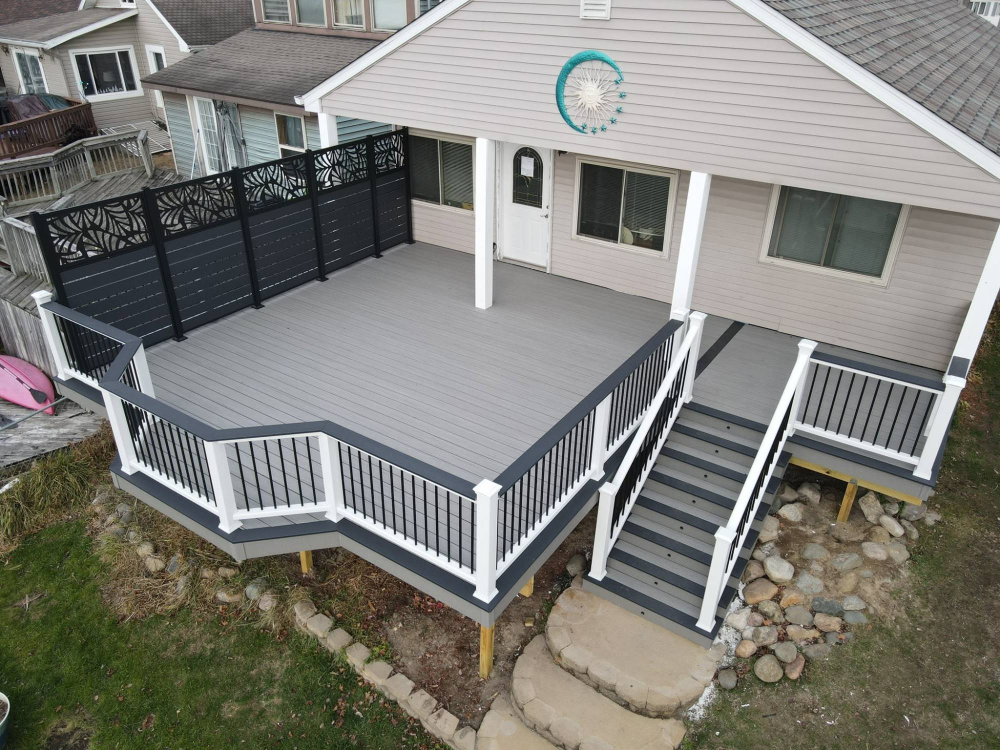
#> input picture assets-src/uploads/batch-01/3.jpg, 2000 x 1500 px (shown at 1/2 size)
$ python process-images.py
#> lines starting #> are read from the running program, lines starting #| are printed output that depends on the picture
#!/usr/bin/env python3
"""Generate optimized, responsive website images from the originals in assets-src/.

Run from the project root:  python3 scripts/process-images.py
Requires Pillow >= 11 with AVIF support (pip install pillow).

Outputs (committed, so Netlify builds need no image tooling):
  src/assets/img/photos/<name>-<width>.{avif,jpg}
  src/assets/img/brand/*            logo, emblem, favicons
  src/assets/img/og-default.jpg     1200x630 social sharing image
  src/data/images.json              manifest consumed by the HTML build
"""
import json
from pathlib import Path

from PIL import Image, ImageDraw, ImageFilter, ImageOps

ROOT = Path(__file__).resolve().parent.parent
SRC_PHOTOS = ROOT / "assets-src" / "photos"
SRC_BRAND = ROOT / "assets-src" / "brand"
OUT_PHOTOS = ROOT / "src" / "assets" / "img" / "photos"
OUT_BRAND = ROOT / "src" / "assets" / "img" / "brand"
MANIFEST = ROOT / "src" / "data" / "images.json"

# 320w serves project-card thumbnails (shown ~72 CSS px wide, so 320 covers 4x DPR).
DEFAULT_WIDTHS = [320, 640, 1024, 1600]
HERO_WIDTHS = [320, 640, 768, 1024, 1600, 2000]  # 768w: phones at ~1.75-2x DPR

# Per-image processing. "crop" is (left, top, right, bottom) on the original.
PHOTOS = {
    # ---- DK Quality Construction's own project photos (client uploads; originals untouched) ----
    # Batch 1 — see project-assets-manifest.json for IDs.
    "project-deck-aerial-privacy-screen": {"src": "assets-src/uploads/batch-01/3.jpg", "widths": HERO_WIDTHS},
    # Phone crop of this aerial (crop (520, 0, 1720, 1500)) retired when it stopped being the homepage hero.
    "project-deck-waterfront-covered": {"src": "assets-src/uploads/batch-01/2.jpg", "widths": HERO_WIDTHS},
    "project-deck-cedar-tone-stairs": {"src": "assets-src/uploads/batch-01/4.jpg"},
    "project-deck-gray-corner-stairs": {"src": "assets-src/uploads/batch-01/5.jpg"},
    "project-basement-remodel-built-ins": {"src": "assets-src/uploads/batch-01/1.jpg"},
    # Batch 2
    "project-deck-covered-stained-ceiling": {"src": "assets-src/uploads/batch-02/6.jpg"},
    "project-deck-covered-white-columns": {"src": "assets-src/uploads/batch-02/7.jpg"},
    "project-deck-brown-screened-porch": {"src": "assets-src/uploads/batch-02/8.jpg"},
    "project-kitchen-white-shaker-fridge-wall": {"src": "assets-src/uploads/batch-02/9.jpg"},
    "project-kitchen-white-shaker": {"src": "assets-src/uploads/batch-02/10.jpg", "widths": HERO_WIDTHS},
    # Batch 3
    "project-kitchen-white-shaker-range-wall": {"src": "assets-src/uploads/batch-03/11.jpg"},
    "project-deck-ground-level-brown-wide": {"src": "assets-src/uploads/batch-03/12.jpg", "widths": HERO_WIDTHS},
    "project-deck-ground-level-brown-corner": {"src": "assets-src/uploads/batch-03/13.jpg"},
    "project-deck-ground-level-brown-house": {"src": "assets-src/uploads/batch-03/14.jpg"},
    "project-deck-pergola-white-railings": {"src": "assets-src/uploads/batch-03/15.jpg"},
    # Batch 4
    "project-stairs-landing-brick-wide": {"src": "assets-src/uploads/batch-04/16.jpg"},
    "project-deck-pressure-treated-black-rail": {"src": "assets-src/uploads/batch-04/17.jpg"},
    "project-stairs-landing-brick-close": {"src": "assets-src/uploads/batch-04/18.jpg"},
    "project-deck-pond-platform": {"src": "assets-src/uploads/batch-04/19.jpg"},
    "project-deck-aerial-screened-room": {"src": "assets-src/uploads/batch-04/20.jpg", "widths": HERO_WIDTHS},
    # Phone crop of this aerial (crop (420, 0, 1620, 1500)) retired when it stopped being the homepage hero.
    # Batch 5
    "project-deck-aerial-built-in-benches": {"src": "assets-src/uploads/batch-05/21.jpg", "widths": HERO_WIDTHS},
    # Homepage hero on phones now shows the full 4:3 aerial as a band above the copy, so no portrait crop is needed.
    "project-deck-brown-black-rail-patio": {"src": "assets-src/uploads/batch-05/22.jpg"},
    "project-deck-above-ground-pool": {"src": "assets-src/uploads/batch-05/23.jpg"},
    "project-deck-pressure-treated-wood-rail": {"src": "assets-src/uploads/batch-05/24.jpg"},
    "project-deck-white-rail-dark-skirting": {"src": "assets-src/uploads/batch-05/25.jpg"},
    # Batch 6
    "project-porch-deck-built-in-benches": {"src": "assets-src/uploads/batch-06/26.jpg"},
    "project-deck-planters-pond": {"src": "assets-src/uploads/batch-06/27.jpg"},
    "project-deck-aerial-covered-porch-privacy-wall": {"src": "assets-src/uploads/batch-06/28.jpg", "widths": HERO_WIDTHS},
    "project-covered-patio-gable-roof": {"src": "assets-src/uploads/batch-06/29.jpg"},
    "project-screened-room-lake-view": {"src": "assets-src/uploads/batch-06/30.jpg"},
    # Batch 7
    "project-deck-lakeside-dining-level": {"src": "assets-src/uploads/batch-07/31.jpg"},
    "project-deck-lakeside-screened-room-yard": {"src": "assets-src/uploads/batch-07/32.jpg"},
    "project-porch-floor-composite-columns": {"src": "assets-src/uploads/batch-07/33.jpg"},
    "project-deck-ground-level-picture-frame-dusk": {"src": "assets-src/uploads/batch-07/34.jpg"},
    "project-deck-gray-white-rail-side-yard": {"src": "assets-src/uploads/batch-07/35.jpg"},
    # Batch 8
    "project-deck-gray-white-rail-patio-door": {"src": "assets-src/uploads/batch-08/36.jpg"},
    "project-deck-brown-angled-picture-frame": {"src": "assets-src/uploads/batch-08/37.jpg"},
    "project-deck-pressure-treated-pavilion": {"src": "assets-src/uploads/batch-08/38.jpg"},
    "project-deck-aerial-stone-home-stairs": {"src": "assets-src/uploads/batch-08/39.jpg"},
    "project-deck-composite-pavilion": {"src": "assets-src/uploads/batch-08/40.jpg"},
    # Batch 9
    "project-deck-aerial-covered-porch-close": {"src": "assets-src/uploads/batch-09/41.jpg"},
    "project-deck-composite-pavilion-stairs": {"src": "assets-src/uploads/batch-09/42.jpg"},
    "project-porch-floor-brick-ranch": {"src": "assets-src/uploads/batch-09/43.jpg"},
    "project-deck-aerial-box-steps-trailer": {"src": "assets-src/uploads/batch-09/44.jpg", "widths": HERO_WIDTHS},
    "project-deck-pressure-treated-raised-woods": {"src": "assets-src/uploads/batch-09/45.jpg"},
    # Batch 10 (47.jpg is a byte-identical duplicate of batch-06/28.jpg — not reprocessed)
    "project-deck-lakefront-cable-rail": {"src": "assets-src/uploads/batch-10/46.jpg"},
    "project-porch-deck-built-in-benches-aerial": {"src": "assets-src/uploads/batch-10/48.jpg", "widths": HERO_WIDTHS},
    "project-porch-cabin-wraparound": {"src": "assets-src/uploads/batch-10/49.jpg"},
    "project-deck-large-composite-two-tone": {"src": "assets-src/uploads/batch-10/50.jpg"},
    # Batch 11 (52.jpg is a recompressed near-duplicate of batch-05/25.jpg — not reprocessed)
    "project-deck-large-composite-divider-trailer": {"src": "assets-src/uploads/batch-11/51.jpg"},
    "project-deck-aerial-sunroom-planters": {"src": "assets-src/uploads/batch-11/53.jpg"},
    "project-deck-gray-pool-field-view": {"src": "assets-src/uploads/batch-11/54.jpg"},
    "project-deck-aerial-pressure-treated-multi-zone": {"src": "assets-src/uploads/batch-11/55.jpg", "widths": HERO_WIDTHS},
    # Batch 12
    "project-deck-pressure-treated-multi-zone-aerial-wide": {"src": "assets-src/uploads/batch-12/56.jpg", "widths": HERO_WIDTHS},
    "project-deck-pressure-treated-multi-zone-yard": {"src": "assets-src/uploads/batch-12/57.jpg"},
    "project-bathroom-tub-subway-tile": {"src": "assets-src/uploads/batch-12/58.jpg"},
    "project-bathroom-tub-closet-shelves": {"src": "assets-src/uploads/batch-12/59.jpg"},
    "project-bathroom-vanity-niche": {"src": "assets-src/uploads/batch-12/60.jpg", "widths": HERO_WIDTHS},
    # Batch 13
    "project-bathroom-vanity-niche-alt": {"src": "assets-src/uploads/batch-13/61.jpg"},
    "project-deck-pressure-treated-pool-hot-tub": {"src": "assets-src/uploads/batch-13/62.jpg"},
    "project-deck-pressure-treated-side-door": {"src": "assets-src/uploads/batch-13/63.jpg"},
    "project-deck-pressure-treated-stair-lights-night": {"src": "assets-src/uploads/batch-13/64.jpg"},
    "project-deck-composite-pool-two-level": {"src": "assets-src/uploads/batch-13/65.jpg"},
    # Batch 14
    "project-deck-composite-pool-two-level-poolside": {"src": "assets-src/uploads/batch-14/66.jpg"},
    "project-interior-shiplap-door-trim": {"src": "assets-src/uploads/batch-14/67.jpg"},
    "project-basement-bar-shiplap": {"src": "assets-src/uploads/batch-14/68.jpg"},
    "project-interior-stair-railing-iron": {"src": "assets-src/uploads/batch-14/69.jpg"},
    "project-basement-media-wall-built-ins": {"src": "assets-src/uploads/batch-14/70.jpg", "widths": HERO_WIDTHS},
    # Batch 15 (final)
    "project-basement-stairs-two-tone": {"src": "assets-src/uploads/batch-15/71.jpg"},
    "project-interior-fireplace-built-ins": {"src": "assets-src/uploads/batch-15/72.webp"},
    "project-porch-covered-gable-front": {"src": "assets-src/uploads/batch-15/73.webp", "widths": HERO_WIDTHS},
    "project-deck-covered-fan-bar-rail": {"src": "assets-src/uploads/batch-15/74.webp"},
    "project-deck-pool-aerial-two-level-gray": {"src": "assets-src/uploads/batch-15/75.webp"},
}


def save_variants(im: Image.Image, name: str, widths: list[int]) -> dict:
    out = []
    # Sources narrower than the largest target also get a native-width variant (no upscaling).
    if im.width < max(widths) and im.width not in widths:
        widths = sorted([w for w in widths if w < im.width] + [im.width])
    for w in widths:
        if w > im.width:
            continue
        h = round(im.height * w / im.width)
        resized = im.resize((w, h), Image.LANCZOS)
        # Light output sharpening to offset downscale softness.
        resized = resized.filter(ImageFilter.UnsharpMask(radius=0.6, percent=40, threshold=2))
        base = OUT_PHOTOS / f"{name}-{w}"
        resized.save(f"{base}.avif", quality=52, speed=4)
        resized.save(f"{base}.jpg", quality=78, optimize=True, progressive=True)
        out.append(w)
    return {"widths": out, "width": im.width, "height": im.height}


def process_photos() -> dict:
    OUT_PHOTOS.mkdir(parents=True, exist_ok=True)
    manifest = {}
    for name, opts in PHOTOS.items():
        src = ROOT / opts["src"] if "src" in opts else SRC_PHOTOS / f"{opts.get('source', name)}.jpg"
        im = Image.open(src)
#> im is the input picture: PIL image 2000x1500 RGB; mean R, G, B 126.6, 125.7, 119.5
        im = ImageOps.exif_transpose(im).convert("RGB")
        if "crop" in opts:
            im = im.crop(opts["crop"])
        manifest[name] = save_variants(im, name, opts.get("widths", DEFAULT_WIDTHS))
#> the loop in save_variants, `for w in widths:` made 6 passes
#> pass 1, in save_variants, `resized = im.resize((w, h), Image.LANCZOS)`:
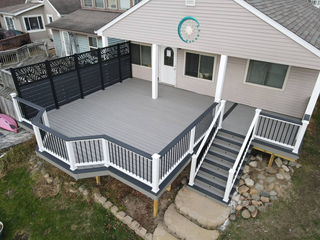
#> resized: PIL image 320x240 RGB; mean R, G, B 126.6, 125.7, 119.5
#> pass 2, in save_variants, `resized = im.resize((w, h), Image.LANCZOS)`:
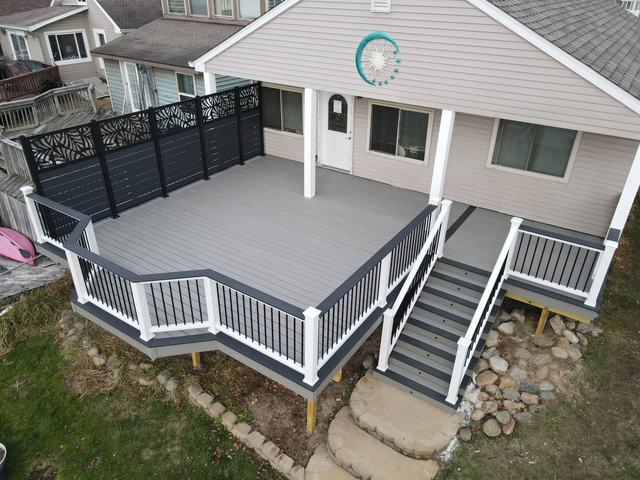
#> resized: PIL image 640x480 RGB; mean R, G, B 126.6, 125.7, 119.5
#> after the loop in save_variants, `for w in widths:`: out = [320, 640, 768, 1024, 1600, 2000]
        print(f"photo {name}: {manifest[name]}")
#| photo project-deck-aerial-privacy-screen: {'widths': [320, 640, 768, 1024, 1600, 2000], 'width': 2000, 'height': 1500}
#> pass 2 of the loop in process_photos, `for name, opts in PHOTOS.items():`:
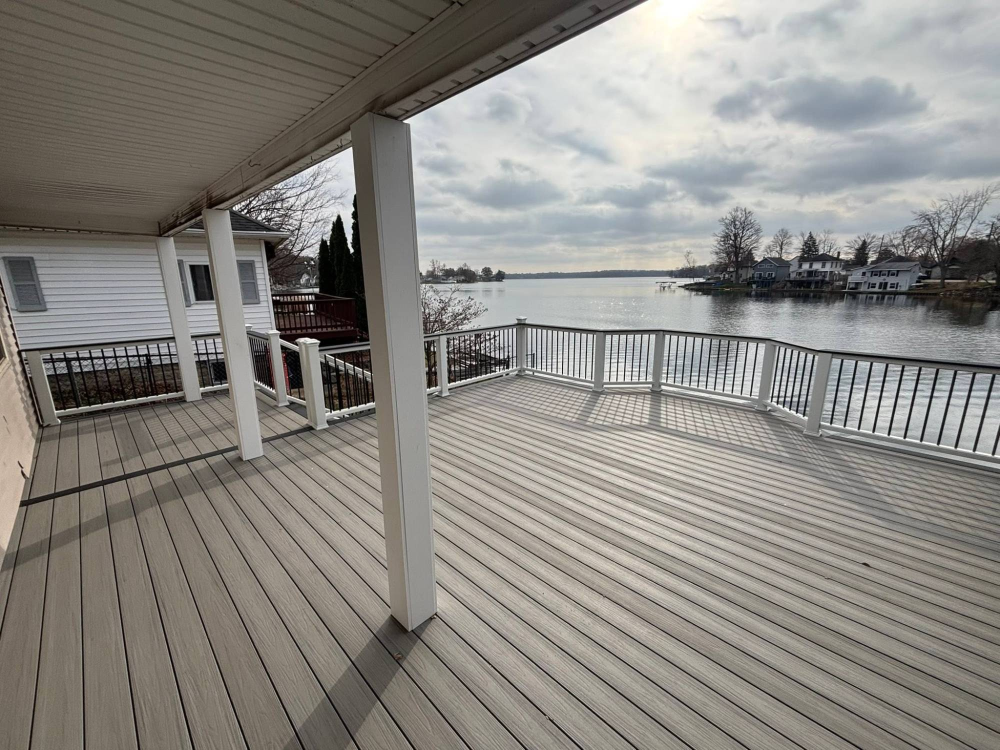
#> input picture assets-src/uploads/batch-01/2.jpg, 2000 x 1500 px (shown at 1/2 size)
#> in process_photos, im is the input picture: PIL image 2000x1500 RGB; mean R, G, B 139.3, 136.2, 130.8
#> the loop in save_variants (call 2), `for w in widths:` made 6 passes
#> pass 1, in save_variants (call 2), `resized = im.resize((w, h), Image.LANCZOS)`:
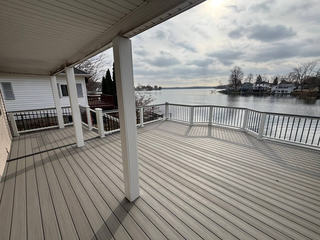
#> resized: PIL image 320x240 RGB; mean R, G, B 139.3, 136.2, 130.8
#> pass 2, in save_variants (call 2), `resized = im.resize((w, h), Image.LANCZOS)`:
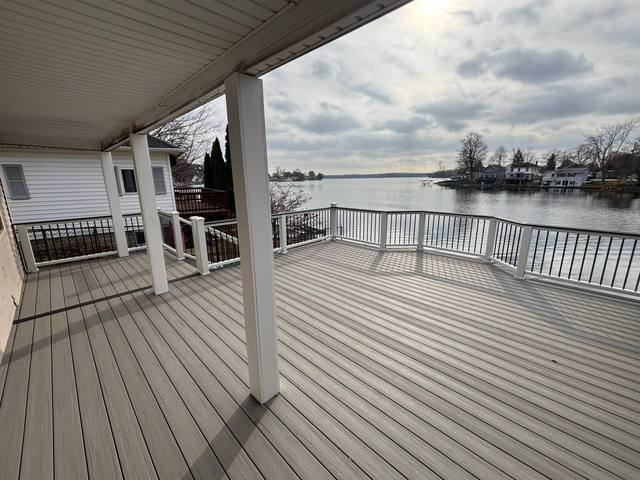
#> resized: PIL image 640x480 RGB; mean R, G, B 139.3, 136.2, 130.8
#| photo project-deck-waterfront-covered: {'widths': [320, 640, 768, 1024, 1600, 2000], 'width': 2000, 'height': 1500}
#> pass 3 of the loop in process_photos, `for name, opts in PHOTOS.items():`:
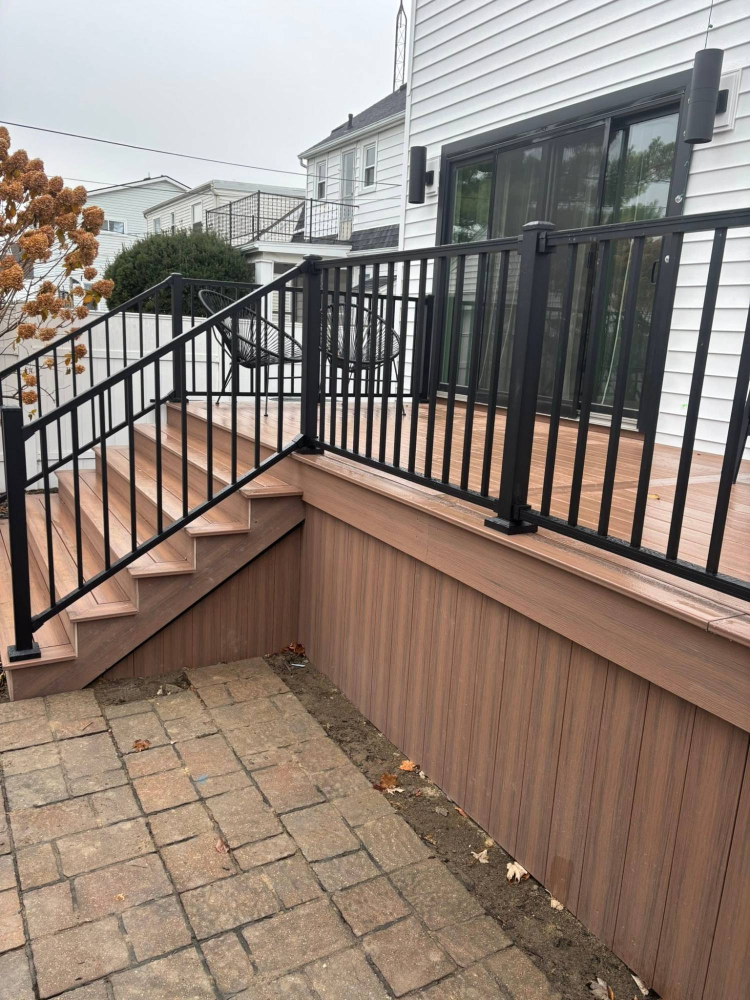
#> input picture assets-src/uploads/batch-01/4.jpg, 1500 x 2000 px (shown at 1/2 size)
#> in process_photos, im is the input picture: PIL image 1500x2000 RGB; mean R, G, B 143.9, 129.2, 119.5
#> the loop in save_variants (call 3), `for w in widths:` made 4 passes
#> pass 1, in save_variants (call 3), `resized = im.resize((w, h), Image.LANCZOS)`:
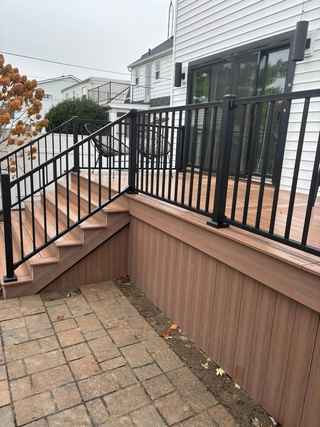
#> resized: PIL image 320x427 RGB; mean R, G, B 143.9, 129.2, 119.5
#> pass 2, in save_variants (call 3), `resized = im.resize((w, h), Image.LANCZOS)`:
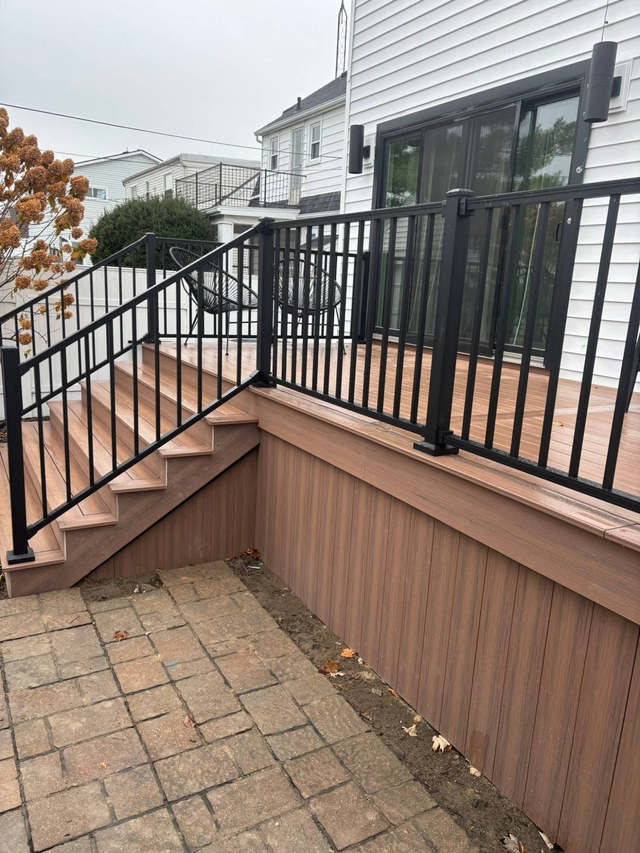
#> resized: PIL image 640x853 RGB; mean R, G, B 143.9, 129.2, 119.5
#> after the loop in save_variants (call 3), `for w in widths:`: out = [320, 640, 1024, 1500]
#| photo project-deck-cedar-tone-stairs: {'widths': [320, 640, 1024, 1500], 'width': 1500, 'height': 2000}
#> the loop made 7 passes; the first 3 are shown
    return manifest


# [73 lines left out: functions black_to_alpha, process_brand, not called in this run]


if __name__ == "__main__":
    (ROOT / "src" / "static").mkdir(parents=True, exist_ok=True)
    MANIFEST.parent.mkdir(parents=True, exist_ok=True)
#> (the run stopped early here; a loop or call above may not have finished)
